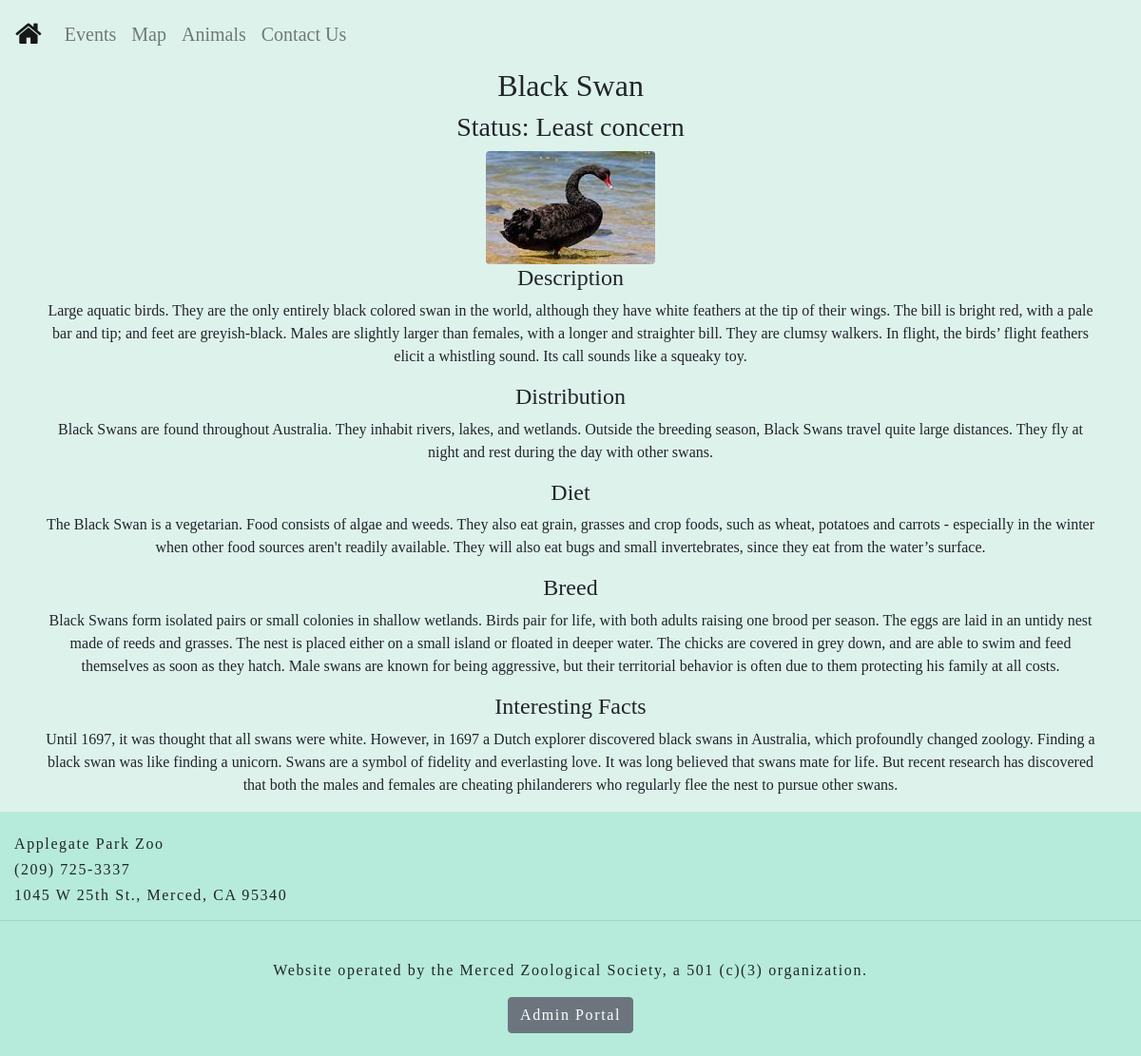
The page /animals/2 on the database its author committed.
### run.py (models this page shows, shortened)
class Animal(db.Model):
    id_animal = db.Column(db.Integer, primary_key=True)
    names = db.Column(db.String, unique=False, nullable=True)
    name_animal = db.Column(db.String, unique=False, nullable=True)
    dist_animal = db.Column(db.String, unique=False, nullable=True)
    diet_animal = db.Column(db.String, unique=False, nullable=True)
    desc_animal = db.Column(db.String, unique=False, nullable=True)
    breed_animal = db.Column(db.String, unique=False, nullable=True)
    behavior_animal = db.Column(db.String, unique=False, nullable=True)
    status_animal = db.Column(db.String, unique=False, nullable=True)
    fact_animal = db.Column(db.String, unique=False, nullable=True)
    image_filename = db.Column(db.String, default=None, nullable=True)
    image_url = db.Column(db.String, default=None, nullable=True)

### run.py (the view)
@app.route("/animals/<id>")
def animal(id):
    anim = Animal.query.get(id)
    print(anim.image_url)
    return render_template("animal.html", animal=anim)

### templates/animal.html (shortened to what this page needs)
{% extends "layout.html" %}
{% block content %}
<div class="container" style="text-align:center;">
  <h2>{{animal.name_animal}}</h2>
  <h3>Status: {{animal.status_animal}}</h3>
  {% if animal.image_filename %}
  <img class = "rounded" src="/static/img/{{animal.image_filename}}">
  {% else %}
  <img src="/static/img/default.png">
  {% endif %}
  {% if animal.desc_animal %}
  <h4>Description</h4>
  <p>{{animal.desc_animal}}</p>
  {%endif%}
  {% if animal.dist_animal %}
  <h4>Distribution</h4>
  <p>{{animal.dist_animal}}</p>
  {%endif%}
  {% if animal.diet_animal %}
  <h4>Diet</h4>
  <p>{{animal.diet_animal}}</p>
  {%endif%}
  {% if animal.breed_animal %}
  <h4>Breed</h4>
  <p>{{animal.breed_animal}}</p>
  {%endif%}
  {% if animal.fact_animal %}
  <h4>Interesting Facts</h4>
  <p>{{animal.fact_animal}}</p>
  {%endif%}
</div>
{% endblock %}

### static/css/main.css (style rules this page uses)
html, body { max-width: 100%; overflow-x: hidden; font-family: 'Mutsuki'; margin: 0%; background-color:#DEF2EC; }

### rows shown on the page
Animal: name_animal "Black Swan", status_animal "Least concern", image_filename (picture), desc_animal "Large aquatic birds. They are the only entirely black colored swan in the world, although they have white feathers at the tip of their wings. The bill is bright red, with a pale bar and tip; and feet are greyish-black. Males are slightly larger than females, with a longer and straighter bill. They are clumsy walkers. In flight, the birds’ flight feathers elicit a whistling sound. Its call sounds like a squeaky toy.", dist_animal "Black Swans are found throughout Australia. They inhabit rivers, lakes, and wetlands. Outside the breeding season, Black Swans travel quite large distances. They fly at night and rest during the day with other swans.", diet_animal "The Black Swan is a vegetarian. Food consists of algae and weeds. They also eat grain, grasses and crop foods, such as wheat, potatoes and carrots - especially in the winter when other food sources aren't readily available. They will also eat bugs and small invertebrates, since they eat from the water’s surface.", breed_animal "Black Swans form isolated pairs or small colonies in shallow wetlands. Birds pair for life, with both adults raising one brood per season. The eggs are laid in an untidy nest made of reeds and grasses. The nest is placed either on a small island or floated in deeper water. The chicks are covered in grey down, and are able to swim and feed themselves as soon as they hatch. Male swans are known for being aggressive, but their territorial behavior is often due to them protecting his family at all costs.", fact_animal "Until 1697, it was thought that all swans were white. However, in 1697 a Dutch explorer discovered black swans in Australia, which profoundly changed zoology. Finding a black swan was like finding a unicorn. Swans are a symbol of fidelity and everlasting love. It was long believed that swans mate for life. But recent research has discovered that both the males and females are cheating philanderers who regularly flee the nest to pursue other swans."
